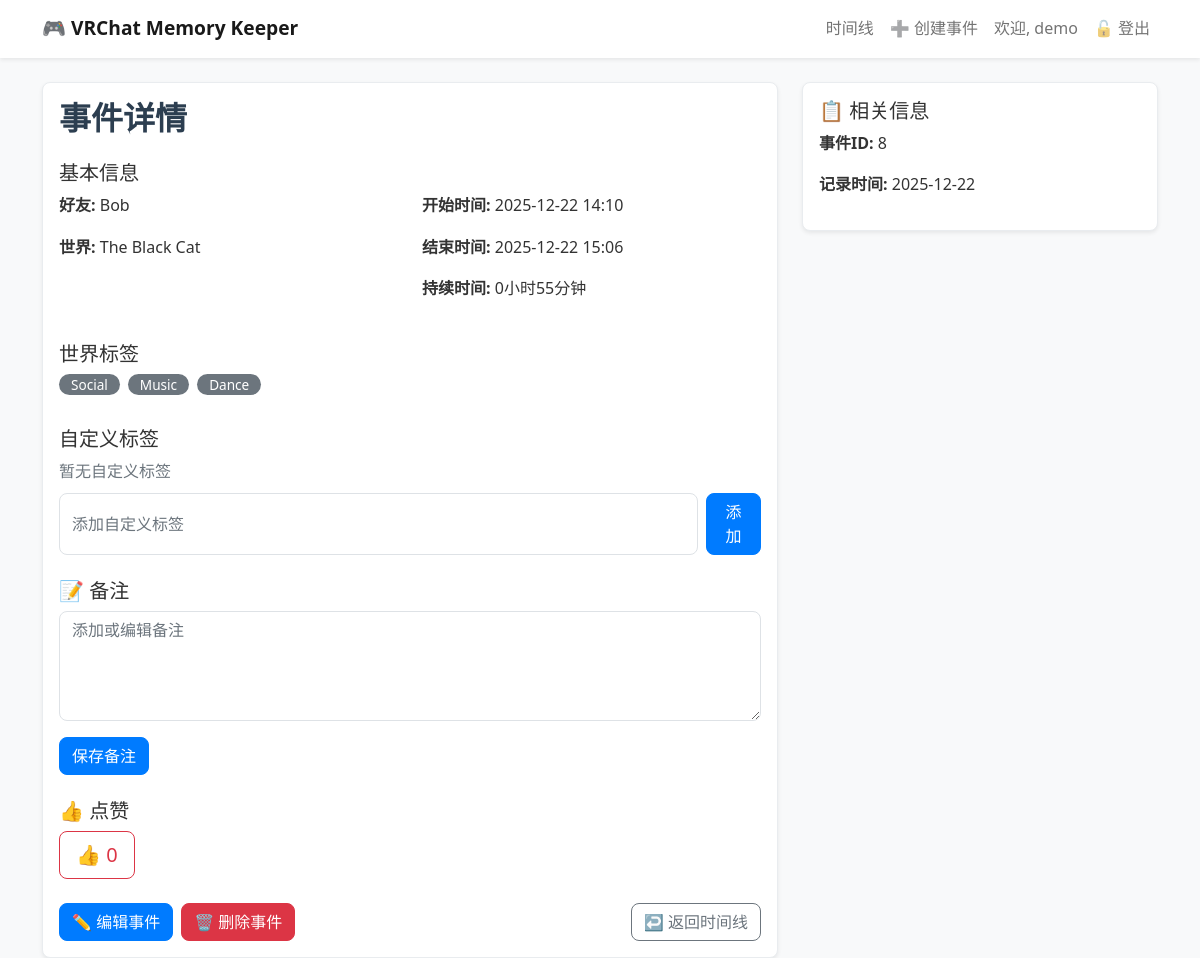
Page /event/8 (signed in) on the earlier database version.
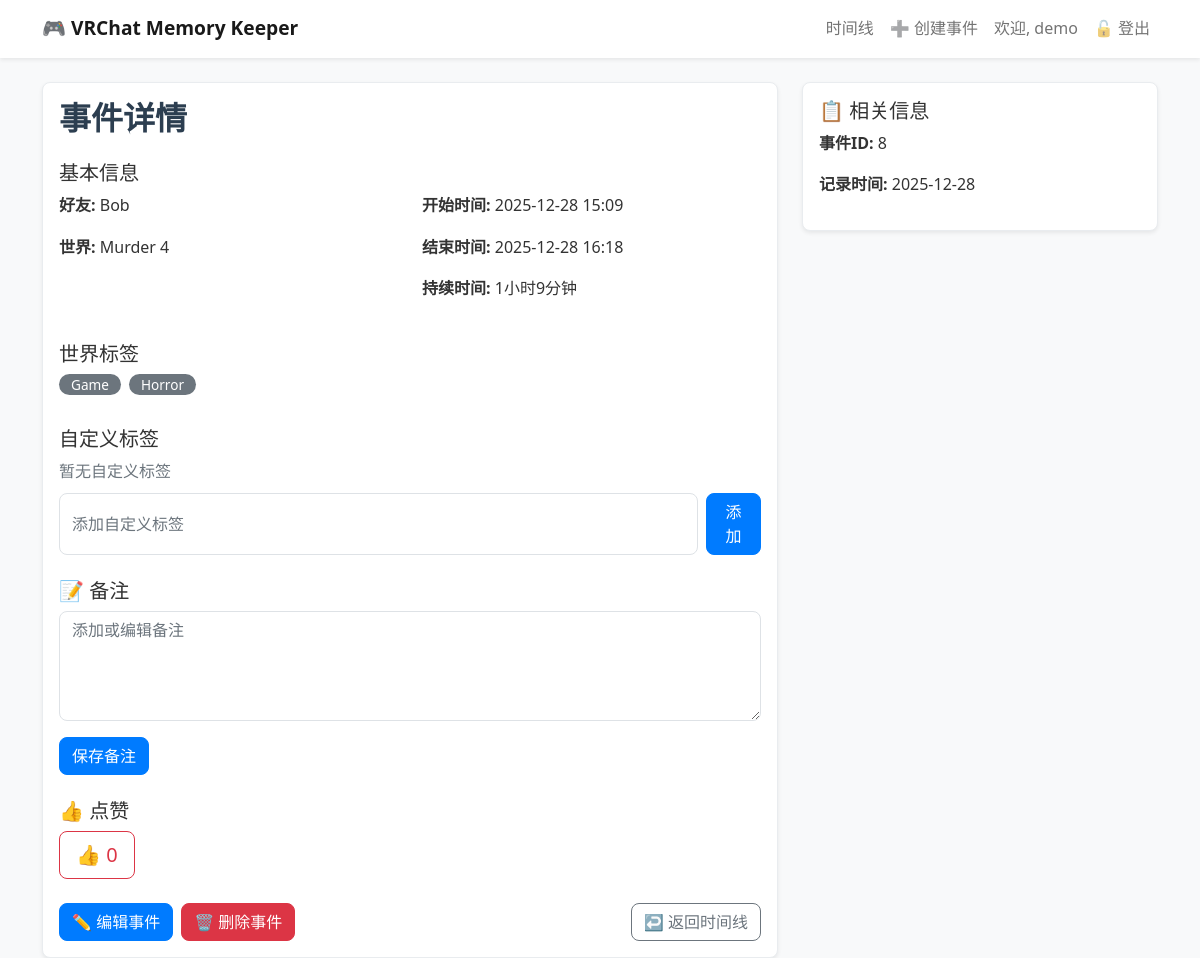
Same page on the later database version.
### app.py (models this page shows)
class User(UserMixin, db.Model):
    id = db.Column(db.Integer, primary_key=True)
    username = db.Column(db.String(80), unique=True, nullable=False)
    password_hash = db.Column(db.String(120), nullable=False)
    events = db.relationship('SharedEvent', backref='user', lazy=True)

class SharedEvent(db.Model):
    id = db.Column(db.Integer, primary_key=True)
    user_id = db.Column(db.Integer, db.ForeignKey('user.id'), nullable=False)
    world_id = db.Column(db.Integer, db.ForeignKey('world.id'), nullable=False)
    friend_name = db.Column(db.String(80), nullable=False)
    start_time = db.Column(db.DateTime, nullable=False)
    end_time = db.Column(db.DateTime)
    duration = db.Column(db.Integer)  # 持续时间（秒）
    notes = db.Column(db.Text, nullable=True)  # 事件备注
    likes = db.Column(db.Integer, default=0)  # 点赞数
    custom_tags = db.relationship(
        'EventTag',
        backref='event',
        lazy=True,  # 懒加载
        cascade='all, delete-orphan'  # 级联删除
    )

class World(db.Model):
    id = db.Column(db.Integer, primary_key=True)
    world_name = db.Column(db.String(200), nullable=False)
    world_id = db.Column(db.String(100), unique=True)
    tags = db.Column(db.Text)  # 以逗号分隔的标签字符串
    events = db.relationship('SharedEvent', backref='world', lazy=True)

### app.py (the view)
@app.route('/event/<int:event_id>')
@login_required
def event_detail(event_id):
    event = SharedEvent.query.get_or_404(event_id)
    return render_template('event_detail.html', event=event)

### app.py (called while the page is built)
@login_manager.user_loader
def load_user(user_id):
    return User.query.get(int(user_id))

### templates/event_detail.html (shortened to what this page needs)
{% extends 'base.html' %}
{% block content %}
    <div class="row">
        <div class="col-lg-8">
            <div class="card shadow-sm">
                <div class="card-body">
                    <h2 class="card-title mb-4">事件详情</h2>
                    <div class="mb-4">
                        <h5>基本信息</h5>
                        <div class="row">
                            <div class="col-md-6">
                                <p><strong>好友:</strong> {{ event.friend_name }}</p>
                                <p><strong>世界:</strong> {{ event.world.world_name }}</p>
                            </div>
                            <div class="col-md-6">
                                <p><strong>开始时间:</strong> {{ event.start_time.strftime('%Y-%m-%d %H:%M') }}</p>
                                <p><strong>结束时间:</strong> {{ event.end_time.strftime('%Y-%m-%d %H:%M') }}</p>
                                <p><strong>持续时间:</strong> {{ (event.duration // 3600) }}小时{{ (event.duration % 3600) // 60 }}分钟</p>
                            </div>
                        </div>
                    </div>
                    <div class="mb-4">
                        <h5>世界标签</h5>
                        <div class="d-flex flex-wrap">
                            {% if event.world.tags %}
                                {% for tag in event.world.tags.split(',') %}
                                    <span class="badge bg-secondary tag">{{ tag.strip() }}</span>
                                {% endfor %}
                            {% else %}
                                <span class="text-muted">暂无标签</span>
                            {% endif %}
                        </div>
                    </div>
                    <div class="mb-4">
                        <h5>自定义标签</h5>
                        <div class="d-flex flex-wrap mb-2">
                            {% if event.custom_tags %}
                                {% for tag in event.custom_tags %}
                                    <span class="badge bg-primary tag">{{ tag.tag_name }}</span>
                                {% endfor %}
                            {% else %}
                                <span class="text-muted">暂无自定义标签</span>
                            {% endif %}
                        </div>
                        <form method="POST" action="{{ url_for('add_tag', event_id=event.id) }}" class="d-flex gap-2">
                            <input type="text" name="tag_name" placeholder="添加自定义标签" class="form-control flex-grow-1">
                            <button type="submit" class="btn btn-primary">添加</button>
                        </form>
                    </div>
                    <div class="mb-4">
                        <h5>📝 备注</h5>
                        <form method="POST" action="{{ url_for('update_notes', event_id=event.id) }}">
                            <div class="mb-3">
                                <textarea name="notes" rows="4" class="form-control" placeholder="添加或编辑备注">{{ event.notes or '' }}</textarea>
                            </div>
                            <button type="submit" class="btn btn-primary">保存备注</button>
                        </form>
                    </div>
                    <div class="mb-4">
                        <h5>👍 点赞</h5>
                        <button class="like-btn btn btn-outline-danger btn-lg" data-event-id="{{ event.id }}">
                            👍 <span class="like-count">{{ event.likes or 0 }}</span>
                        </button>
                    </div>
                    <div class="d-flex gap-2 mt-4">
                        <a href="{{ url_for('edit_event', event_id=event.id) }}" class="btn btn-primary">
                            ✏️ 编辑事件
                        </a>
                        <form method="POST" action="{{ url_for('delete_event', event_id=event.id) }}" onsubmit="return confirm('确定要删除这个事件吗？此操作不可恢复。');">
                            <button type="submit" class="btn btn-danger">
                                🗑️ 删除事件
                            </button>
                        </form>
                        <a href="{{ url_for('index') }}" class="btn btn-outline-secondary ms-auto">
                            ↩️ 返回时间线
                        </a>
                    </div>
                </div>
            </div>
        </div>
        <div class="col-lg-4">
            <div class="card shadow-sm">
                <div class="card-body">
                    <h5>📋 相关信息</h5>
                    <p><strong>事件ID:</strong> {{ event.id }}</p>
                    <p><strong>记录时间:</strong> {{ event.start_time.strftime('%Y-%m-%d') }}</p>
                </div>
            </div>
        </div>
    </div>
{% endblock %}

### templates/base.html (shortened to what this page needs)
<!DOCTYPE html>
<html lang="en">
<head>
    <link href="https://cdn.jsdelivr.net/npm/bootstrap@5.1.3/dist/css/bootstrap.min.css" rel="stylesheet">
    <link href="{{ url_for('static', filename='css/main.css') }}" rel="stylesheet">
</head>
<body>
    <nav class="navbar navbar-expand-lg navbar-light bg-white shadow-sm">
        <div class="container">
            <a class="navbar-brand" href="{{ url_for('index') }}">🎮 VRChat Memory Keeper</a>
            <div class="navbar-nav ms-auto">
                {% if current_user.is_authenticated %}
                    <a class="nav-link" href="{{ url_for('index') }}">时间线</a>
                    <a class="nav-link" href="{{ url_for('create_event') }}">➕ 创建事件</a>
                    <span class="nav-link">欢迎, {{ current_user.username }}</span>
                    <a class="nav-link" href="{{ url_for('logout') }}">🔓 登出</a>
                {% else %}
                    <a class="nav-link" href="{{ url_for('login') }}">登录</a>
                    <a class="nav-link" href="{{ url_for('register') }}">注册</a>
                {% endif %}
            </div>
        </div>
    </nav>
    <div class="container mt-4">
        {% block content %}{% endblock %}
    </div>
</body>
</html>

### static/css/main.css (style rules this page uses)
body { font-family: 'Segoe UI', Tahoma, Geneva, Verdana, sans-serif; background-color: #f8f9fa; color: #333; line-height: 1.6; }
.navbar { box-shadow: 0 2px 4px rgba(0,0,0,0.1); }
.navbar-brand { font-weight: 600; font-size: 1.2rem; }
.card-title { font-weight: 600; color: #2c3e50; margin-bottom: 0.5rem; }
.tag { margin-right: 0.5rem; margin-bottom: 0.5rem; border-radius: 12px; padding: 0.25rem 0.75rem; font-size: 0.85rem; font-weight: 500; }
.btn { border-radius: 8px; font-weight: 500; transition: all 0.2s; }
.btn-primary { background-color: #007bff; border-color: #007bff; }
.like-btn { transition: all 0.3s ease; }
.form-control { border-radius: 8px; border: 1px solid #dee2e6; transition: border-color 0.2s, box-shadow 0.2s; }
.card { border: 1px solid #e9ecef; border-radius: 8px; }

Differences in the rows shown:
no longer on this page (row unchanged): World: world.world_name "The Black Cat"
changed SharedEvent "Bob": start_time "2025-12-22 14:10" → "2025-12-28 15:09"; end_time "2025-12-22 15:06" → "2025-12-28 16:18"; duration "0" → "1"; (event.duration%3600)//60 "55" → "9"; start_time "2025-12-22" → "2025-12-28"
now on this page (row unchanged): World: world.world_name "Murder 4"
Other differences:
new list line: "Game"
new list line: "Horror"
list line gone: "Social"
list line gone: "Music"
list line gone: "Dance"
